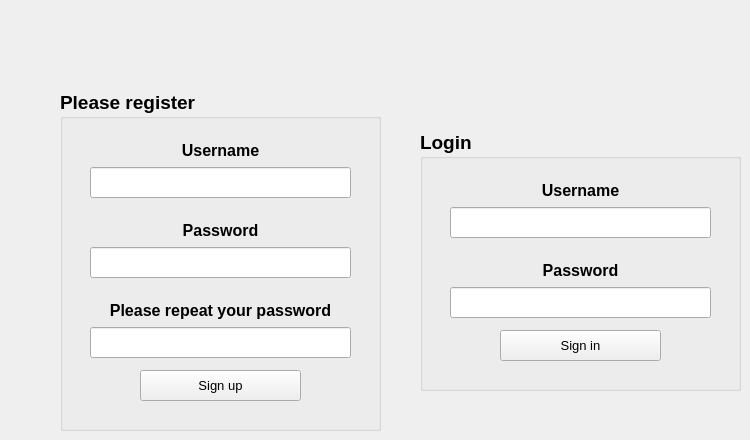
   <widget class="QWidget" name="login">
    <widget class="QGroupBox" name="registerForm">
     <property name="geometry">
      <rect>
       <x>60</x>
       <y>90</y>
       <width>321</width>
       <height>341</height>
      </rect>
     </property>
     <property name="font">
      <font>
       <pointsize>14</pointsize>
       <weight>75</weight>
       <bold>true</bold>
      </font>
     </property>
     <property name="title">
      <string>Please register</string>
     </property>
     <widget class="QPushButton" name="signUp">
      <property name="geometry">
       <rect>
        <x>80</x>
        <y>280</y>
        <width>161</width>
        <height>31</height>
       </rect>
      </property>
      <property name="font">
       <font>
        <pointsize>10</pointsize>
        <weight>50</weight>
        <bold>false</bold>
       </font>
      </property>
      <property name="text">
       <string>Sign up</string>
      </property>
     </widget>
     <widget class="QWidget" name="layoutWidget">
      <property name="geometry">
       <rect>
        <x>30</x>
        <y>50</y>
        <width>261</width>
        <height>58</height>
       </rect>
      </property>
      <layout class="QVBoxLayout" name="verticalLayout">
       <item>
        <widget class="QLabel" name="label_17">
         <property name="font">
          <font>
           <pointsize>12</pointsize>
           <weight>75</weight>
           <bold>true</bold>
          </font>
         </property>
         <property name="text">
          <string>Username</string>
         </property>
         <property name="alignment">
          <set>Qt::AlignCenter</set>
         </property>
        </widget>
       </item>
       <item>
        <widget class="QLineEdit" name="usernameRegister"/>
       </item>
      </layout>
     </widget>
     <widget class="QWidget" name="layoutWidget_2">
      <property name="geometry">
       <rect>
        <x>30</x>
        <y>130</y>
        <width>261</width>
        <height>58</height>
       </rect>
      </property>
      <layout class="QVBoxLayout" name="verticalLayout_2">
       <item>
        <widget class="QLabel" name="label_18">
         <property name="font">
          <font>
           <pointsize>12</pointsize>
           <weight>75</weight>
           <bold>true</bold>
          </font>
         </property>
         <property name="text">
          <string>Password</string>
         </property>
         <property name="alignment">
          <set>Qt::AlignCenter</set>
         </property>
        </widget>
       </item>
       <item>
        <widget class="QLineEdit" name="passwordRegister">
         <property name="echoMode">
          <enum>QLineEdit::Password</enum>
         </property>
        </widget>
       </item>
      </layout>
     </widget>
     <widget class="QWidget" name="layoutWidget_3">
      <property name="geometry">
       <rect>
        <x>30</x>
        <y>210</y>
        <width>261</width>
        <height>58</height>
       </rect>
      </property>
      <layout class="QVBoxLayout" name="verticalLayout_4">
       <item>
        <widget class="QLabel" name="label_19">
         <property name="font">
          <font>
           <pointsize>12</pointsize>
           <weight>75</weight>
           <bold>true</bold>
          </font>
         </property>
         <property name="text">
          <string>Please repeat your password</string>
         </property>
         <property name="alignment">
          <set>Qt::AlignCenter</set>
         </property>
        </widget>
       </item>
       <item>
        <widget class="QLineEdit" name="passwordRegisterRepeat">
         <property name="echoMode">
          <enum>QLineEdit::Password</enum>
         </property>
        </widget>
       </item>
      </layout>
     </widget>
    </widget>
    <widget class="QGroupBox" name="loginForm">
     <property name="geometry">
      <rect>
       <x>420</x>
       <y>130</y>
       <width>321</width>
       <height>261</height>
      </rect>
     </property>
     <property name="font">
      <font>
       <pointsize>14</pointsize>
       <weight>75</weight>
       <bold>true</bold>
      </font>
     </property>
     <property name="title">
      <string>Login</string>
     </property>
     <widget class="QPushButton" name="signIn">
      <property name="geometry">
       <rect>
        <x>80</x>
        <y>200</y>
        <width>161</width>
        <height>31</height>
       </rect>
      </property>
      <property name="font">
       <font>
        <pointsize>10</pointsize>
        <weight>50</weight>
        <bold>false</bold>
       </font>
      </property>
      <property name="text">
       <string>Sign in</string>
      </property>
     </widget>
     <widget class="QWidget" name="layoutWidget_4">
      <property name="geometry">
       <rect>
        <x>30</x>
        <y>50</y>
        <width>261</width>
        <height>58</height>
       </rect>
      </property>
      <layout class="QVBoxLayout" name="verticalLayout_5">
       <item>
        <widget class="QLabel" name="label_20">
         <property name="font">
          <font>
           <pointsize>12</pointsize>
           <weight>75</weight>
           <bold>true</bold>
          </font>
         </property>
         <property name="text">
          <string>Username</string>
         </property>
         <property name="alignment">
          <set>Qt::AlignCenter</set>
         </property>
        </widget>
       </item>
       <item>
        <widget class="QLineEdit" name="usernameLogin"/>
       </item>
      </layout>
     </widget>
     <widget class="QWidget" name="layoutWidget_5">
      <property name="geometry">
       <rect>
        <x>30</x>
        <y>130</y>
        <width>261</width>
        <height>58</height>
       </rect>
      </property>
      <layout class="QVBoxLayout" name="verticalLayout_6">
       <item>
        <widget class="QLabel" name="label_21">
         <property name="font">
          <font>
           <pointsize>12</pointsize>
           <weight>75</weight>
           <bold>true</bold>
          </font>
         </property>
         <property name="text">
          <string>Password</string>
         </property>
         <property name="alignment">
          <set>Qt::AlignCenter</set>
         </property>
        </widget>
       </item>
       <item>
        <widget class="QLineEdit" name="passwordLogin">
         <property name="echoMode">
          <enum>QLineEdit::Password</enum>
         </property>
        </widget>
       </item>
      </layout>
     </widget>
    </widget>
   </widget>
